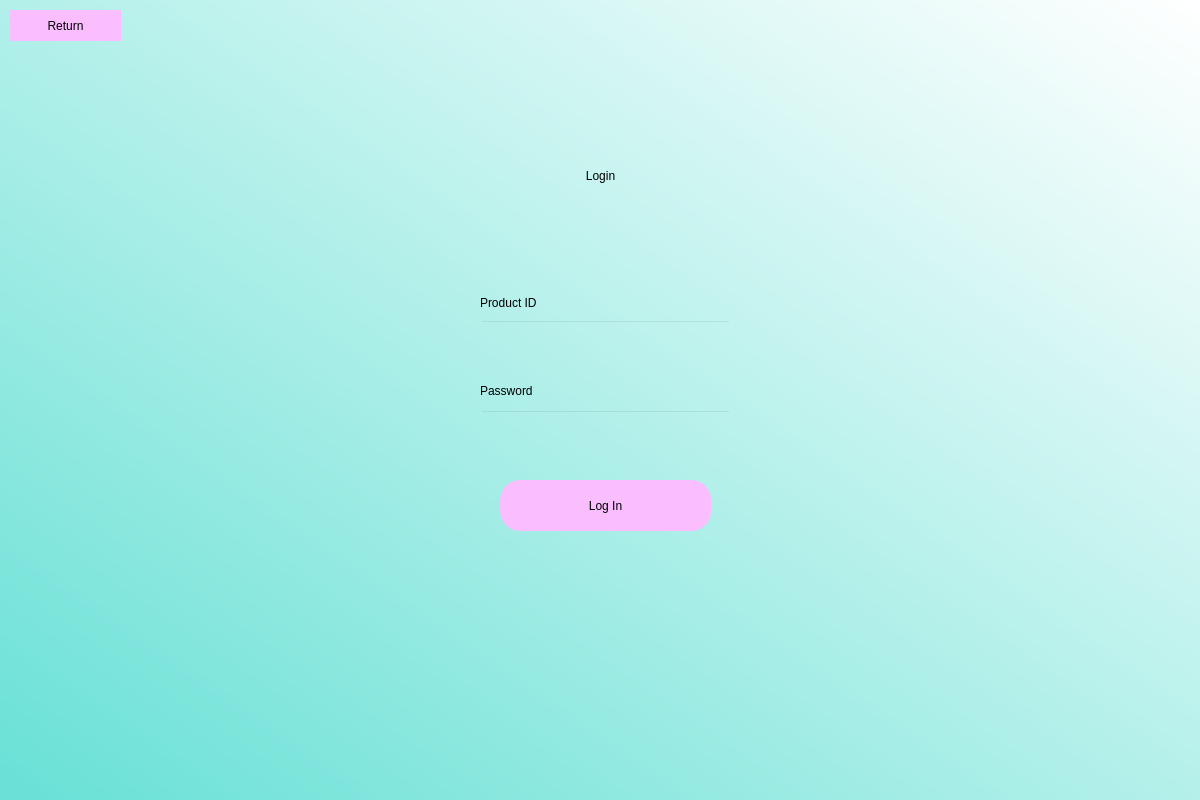
<?xml version="1.0" encoding="UTF-8"?>
<ui version="4.0">
 <class>Loginpage</class>
 <widget class="QDialog" name="Loginpage">
  <property name="geometry">
   <rect>
    <x>0</x>
    <y>0</y>
    <width>1200</width>
    <height>800</height>
   </rect>
  </property>
  <property name="windowTitle">
   <string>Dialog</string>
  </property>
  <widget class="QWidget" name="widgetloginpage" native="true">
   <property name="geometry">
    <rect>
     <x>0</x>
     <y>0</y>
     <width>1200</width>
     <height>800</height>
    </rect>
   </property>
   <property name="styleSheet">
    <string notr="true">QWidget#widgetloginpage{
background-color:qlineargradient(spread:pad, x1:0, y1:0.972182, x2:1, y2:0, stop:0 rgba(106, 225, 214, 255), stop:1 rgba(255, 255, 255, 255));}</string>
   </property>
   <widget class="QLabel" name="label">
    <property name="geometry">
     <rect>
      <x>520</x>
      <y>140</y>
      <width>161</width>
      <height>71</height>
     </rect>
    </property>
    <property name="styleSheet">
     <string notr="true">font: 36pt &quot;OCR A Extended&quot;;</string>
    </property>
    <property name="text">
     <string>Login</string>
    </property>
    <property name="alignment">
     <set>Qt::AlignCenter</set>
    </property>
   </widget>
   <widget class="QPushButton" name="loginbutton">
    <property name="geometry">
     <rect>
      <x>500</x>
      <y>480</y>
      <width>211</width>
      <height>51</height>
     </rect>
    </property>
    <property name="styleSheet">
     <string notr="true">border-radius:20;
background-color: #fabeff;
font: 18pt &quot;OCR A Extended&quot;;</string>
    </property>
    <property name="text">
     <string>Log In</string>
    </property>
   </widget>
   <widget class="QLineEdit" name="productid">
    <property name="geometry">
     <rect>
      <x>480</x>
      <y>320</y>
      <width>251</width>
      <height>41</height>
     </rect>
    </property>
    <property name="styleSheet">
     <string notr="true">background-color:rgba(0,0,0,0);
font: 12pt &quot;OCR A Extended&quot;;</string>
    </property>
   </widget>
   <widget class="QLabel" name="label_2">
    <property name="geometry">
     <rect>
      <x>480</x>
      <y>292</y>
      <width>121</width>
      <height>21</height>
     </rect>
    </property>
    <property name="styleSheet">
     <string notr="true">font: 12pt &quot;OCR A Extended&quot;;</string>
    </property>
    <property name="text">
     <string>Product ID</string>
    </property>
   </widget>
   <widget class="QLabel" name="label_3">
    <property name="geometry">
     <rect>
      <x>480</x>
      <y>380</y>
      <width>121</width>
      <height>21</height>
     </rect>
    </property>
    <property name="styleSheet">
     <string notr="true">font: 12pt &quot;OCR A Extended&quot;;</string>
    </property>
    <property name="text">
     <string>Password</string>
    </property>
   </widget>
   <widget class="QPushButton" name="gobackfromlogin">
    <property name="geometry">
     <rect>
      <x>10</x>
      <y>10</y>
      <width>111</width>
      <height>31</height>
     </rect>
    </property>
    <property name="styleSheet">
     <string notr="true">border-radius:20;
background-color: #fabeff;
font: 14pt &quot;OCR A Extended&quot;;</string>
    </property>
    <property name="text">
     <string>Return</string>
    </property>
   </widget>
   <widget class="QLineEdit" name="password">
    <property name="geometry">
     <rect>
      <x>480</x>
      <y>410</y>
      <width>251</width>
      <height>41</height>
     </rect>
    </property>
    <property name="styleSheet">
     <string notr="true">background-color:rgba(0,0,0,0);
font: 12pt &quot;OCR A Extended&quot;;</string>
    </property>
   </widget>
   <widget class="QLabel" name="errormessage">
    <property name="geometry">
     <rect>
      <x>260</x>
      <y>460</y>
      <width>691</width>
      <height>21</height>
     </rect>
    </property>
    <property name="styleSheet">
     <string notr="true">font: 12pt &quot;OCR A Extended&quot;;
color: red;</string>
    </property>
    <property name="text">
     <string/>
    </property>
    <property name="alignment">
     <set>Qt::AlignCenter</set>
    </property>
   </widget>
  </widget>
 </widget>
 <resources/>
 <connections/>
</ui>
